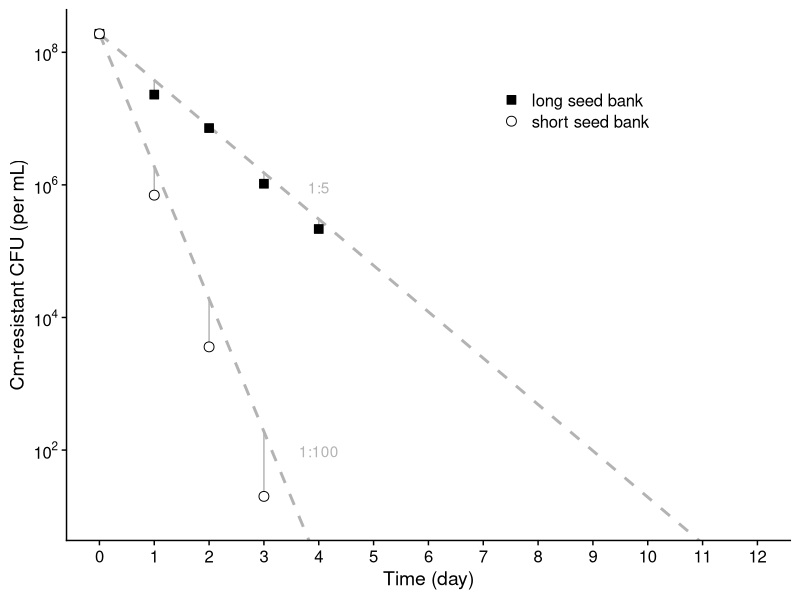

Write R code to recreate this figure. (Note: this script raises an error after producing the figure.)
## ---- chunk 1
library(here)
library(tidyverse)
library(cowplot)
library(scales)
library(ggrepel)
## ---- chunk 2
d <- read_csv(here("data", "seed-bank", "seed_bank_test.csv"))
## ---- chunk 3
dilute <- function (initial, len, dilution){
  x <- c(initial, rep(NA, len-1))

  for(i in 2:len){
    x[i] <- x[i-1]*dilution
    
  }
    return(x)
}



d.exp <- tibble(day = 0:12,
                long = dilute(initial = d$long[1], len = 13, dilution = 0.2),
                short = dilute(initial = d$short[1], len = 13, dilution = 0.01))%>%
   pivot_longer(-day, names_to = "trt", values_to = "cfu.ml")


lab.exp <- 
  d.exp %>% 
  filter(day == 3 | day==4 ) %>%
  group_by(trt)%>%
  summarise(cfu.ml = mean(cfu.ml), day = mean (day)) %>% 
  mutate(day = day +.5) %>%
  mutate(lab = if_else(trt == "long", "1:5", "1:100"))

## ---- chunk 4
dj <- d%>%
  pivot_longer(-day, names_to = "trt", values_to = "cfu.ml") %>% 
  left_join(.,d.exp, by = c("day","trt"))
## ---- chunk 5
#plot
d%>%
  pivot_longer(-day, names_to = "trt", values_to = "cfu.ml") %>% 
  ggplot(aes(x = day, y = cfu.ml))+
  geom_line(data = d.exp, aes(group = trt), linetype = 2, size = 1, show.legend = F, color="grey70")+
  geom_segment(data = dj, aes(x = day, xend = day,
                              y = cfu.ml.x, yend = cfu.ml.y),color="grey70")+
  geom_text(data = lab.exp, aes(label = lab), color="grey70")+
  geom_point(aes(shape=trt, fill= trt), size = 3)+
  theme_minimal_hgrid(12)+
  panel_border(color = "black", size = 1.5)+
  scale_y_log10(breaks = trans_breaks("log10", function(x) 10^x),
              labels = trans_format("log10", math_format(10^.x))) +
  coord_cartesian(ylim = c(10,NA))+
  scale_x_continuous(breaks = seq(0, 12, 1))+
  scale_shape_manual(values = c(22,21),
                     labels = c("long seed bank", "short seed bank"))+
  scale_color_manual(values = c("black","black"))+
  scale_fill_manual(values = c("black","white"), 
                    labels = c("long seed bank", "short seed bank"))+
  theme_cowplot()+
      theme(legend.position = c(.6, .81),
            legend.title = element_blank(),
            strip.background = element_blank(),
            strip.text = element_text(face = "bold"))+
  ylab("Cm-resistant CFU (per mL)")+
  xlab("Time (day)")+
  ggsave(here("plots","seed-bank-test.png"), width = 5, height = 4)
